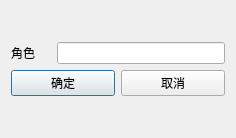
<?xml version="1.0" encoding="UTF-8"?>
<ui version="4.0">
 <class>RoleCreate</class>
 <widget class="QDialog" name="RoleCreate">
  <property name="geometry">
   <rect>
    <x>0</x>
    <y>0</y>
    <width>236</width>
    <height>138</height>
   </rect>
  </property>
  <property name="windowTitle">
   <string>Dialog</string>
  </property>
  <layout class="QVBoxLayout" name="verticalLayout_2">
   <item>
    <layout class="QVBoxLayout" name="verticalLayout">
     <item>
      <layout class="QHBoxLayout" name="horizontalLayout">
       <item>
        <widget class="QLabel" name="label">
         <property name="minimumSize">
          <size>
           <width>40</width>
           <height>0</height>
          </size>
         </property>
         <property name="text">
          <string>角色</string>
         </property>
        </widget>
       </item>
       <item>
        <widget class="QLineEdit" name="lineEdit"/>
       </item>
      </layout>
     </item>
     <item>
      <layout class="QHBoxLayout" name="horizontalLayout_2">
       <item>
        <widget class="QPushButton" name="yesButton">
         <property name="text">
          <string>确定</string>
         </property>
        </widget>
       </item>
       <item>
        <widget class="QPushButton" name="closeButton">
         <property name="text">
          <string>取消</string>
         </property>
        </widget>
       </item>
      </layout>
     </item>
    </layout>
   </item>
  </layout>
 </widget>
 <resources/>
 <connections/>
</ui>
